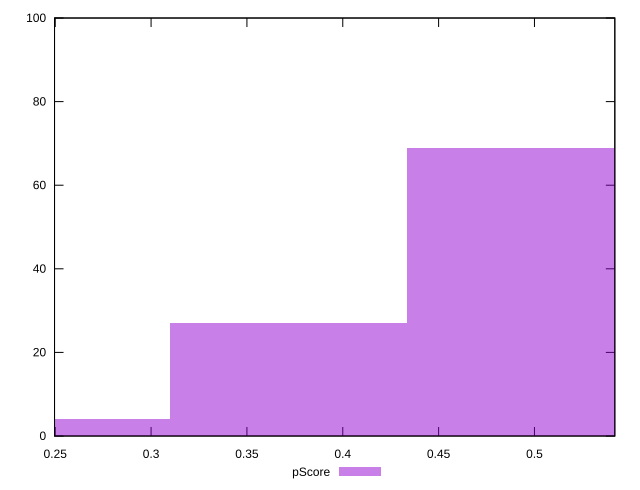

Generate this figure with gnuplot:
reset

$pScore <<EOF
0.3716149669926215 27
0.49548662265682863 69
0.24774331132841432 4
EOF

set key outside below
set boxwidth 0.12387165566420716
set xrange [0.24963573825403995:0.5419228175012318]
set yrange [0:100]
set trange [0:100]
set style fill transparent solid 0.5 noborder
set terminal svg size 640, 490 enhanced background rgb 'white'
set output "report_00014_2021-02-09T15:56:05.503Z/first-cpu-idle/samples/pages+cached+noadtech+nomedia/pScore/histogram.svg"

plot $pScore title "pScore" with boxes

reset
